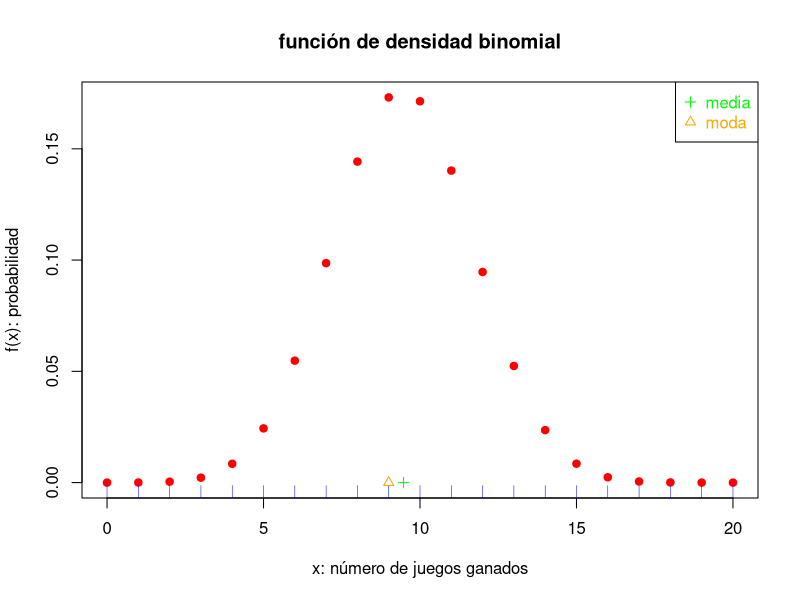
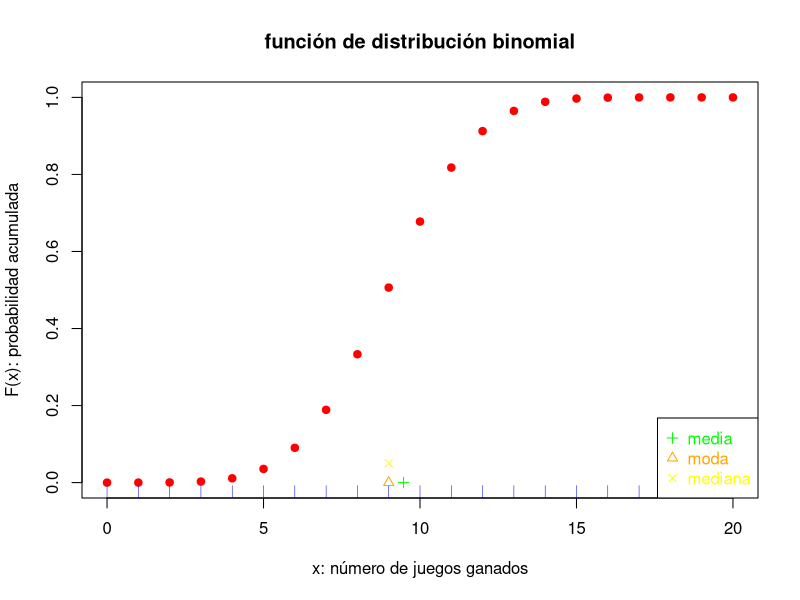

Write the R code that produced these figures, in order.
# Práctica: distribuciones de probabilidad discretas ejercicio 3.105
# rm(list=ls()) 
# 
# Contenido:
#:01 Distribución binomial 

#:01 Distribución binomial ----------
# X: número de éxitos en n ensayos 
#    de Bernoulli
# X = 0,1,...,n
# n >= 1, es el total de ensayos    
# p = P(E), de cada ensayo, 0 <= p <= 1.

# a) Ejemplo: apostar un peso a los 
#    números rojos en el juego de la
#    ruleta, n = 10 y p = 18/38 = 0.4737.

# Valores de los parámetros
n<- 20 # 10 # 
p<- 18/38
x<- 0:n    # conjunto de valores posibles
f.x<- choose(n=n,k=x)*p^x*(1-p)^(n-x)
F.x<- cumsum(f.x)
fx<- dbinom(x=x,size=n,prob=p)
Fx<- pbinom(q=x,size=n,prob=p)
mat<- cbind(x,f.x,fx,F.x,Fx)
mat<- round(mat,4)
mat

moda<- which.max(fx)
moda
moda<- x[moda]
moda

media<- n*p
media
media.formula.universal<- sum(x*fx)
media.formula.universal

aux<- which(Fx>=0.5)
mediana<- x[aux[1]]
mediana

varianza<- n*p*(1-p)
varianza.formula.universal<- 
 sum((x-media)^2*fx)
varianza.formula.universal
desviacion.estandar<- sqrt(varianza)


x11()
main<- "función de densidad binomial"
xlab<- "x: número de juegos ganados"
ylab<- "f(x): probabilidad"
plot(x,fx,xlab=xlab,ylab=ylab,main=main,
     type="p",pch=19,col="red")
rug(x,col="blue")
points(c(media,moda),c(0,0),pch=c(3,2),
       col=c("green","orange"))
leyenda<- c("media","moda")
legend(x="topright",legend=leyenda,
       pch=c(3,2),col=c("green","orange"),
       text.col=c("green","orange"))

x11()
main<- "función de distribución binomial"
xlab<- "x: número de juegos ganados"
ylab<- "F(x): probabilidad acumulada"
plot(x,Fx,xlab=xlab,ylab=ylab,main=main,
     type="p",pch=19,col="red")
rug(x,col="blue")
points(c(media,moda,mediana),
       c(0,0,0.05),pch=c(3,2,4),
       col=c("green","orange","yellow"))
leyenda<- c("media","moda","mediana")
legend(x="bottomright",legend=leyenda,
       pch=c(3,2,4),
       col=c("green","orange","yellow"),
       text.col=c("green","orange","yellow"))




# ibarra, torres, ortiz, caldera, 2022-10-10


#:02 Distribución de Poisson -----
#    X~Po(mi)
#    f(x) = P(X=x) = exp(-mi)mi^x/x!
#    para x = 0,1,2,...

# Ejercicio 3.105 del libro de Montgomery
# a)
mi<- 0.5  
x<- 0
f.x<- exp(-mi)*mi^x/factorial(x)
fx<- dpois(x=x,lambda=mi) #densidad poison
c(x,fx,f.x)

# b)
mi<- 5  
x<- 0
f.x<- exp(-mi)*mi^x/factorial(x)
fx<- dpois(x=x,lambda=mi)
c(x,fx,f.x)

#c)
#Z= numero de autos con defentos en superficie
#Z~bin(n=10, p=0.3935)
n<- 10
p<- 0.3935
#evento de interes = {Z<=1}; a lo mas hay 1 defecto
z<-1
Fz<-pbinom(q=z,size=10,prob=p)
Fz
#por sumatoria
F.z<- cumsum(dbinom(x=c(0,1),size=10,prob=p))
F.z

















